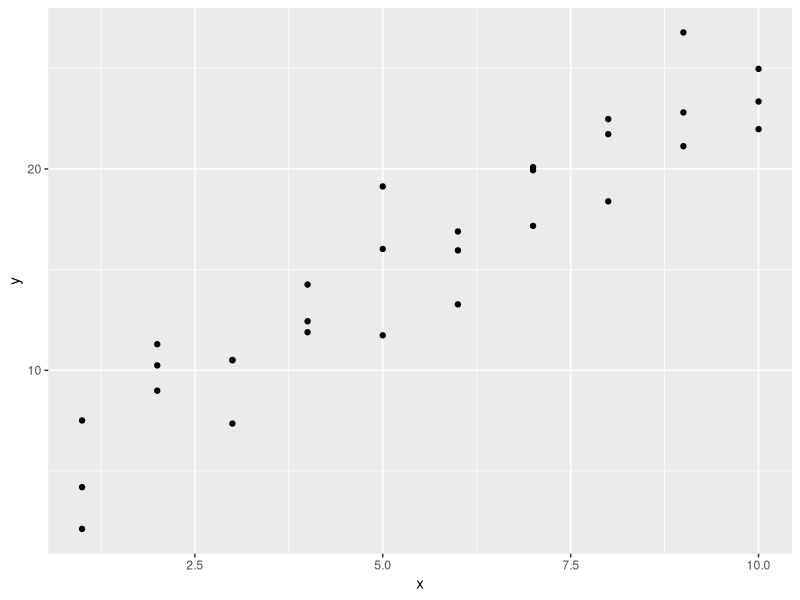
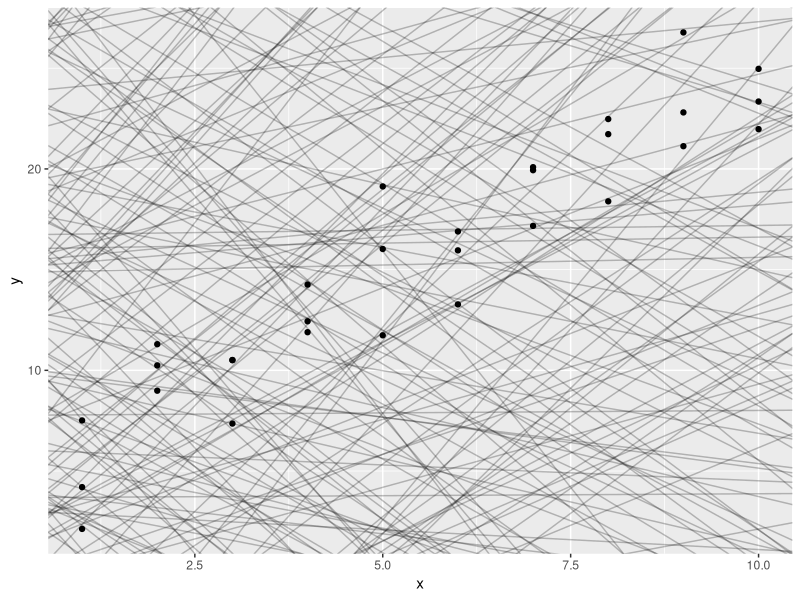
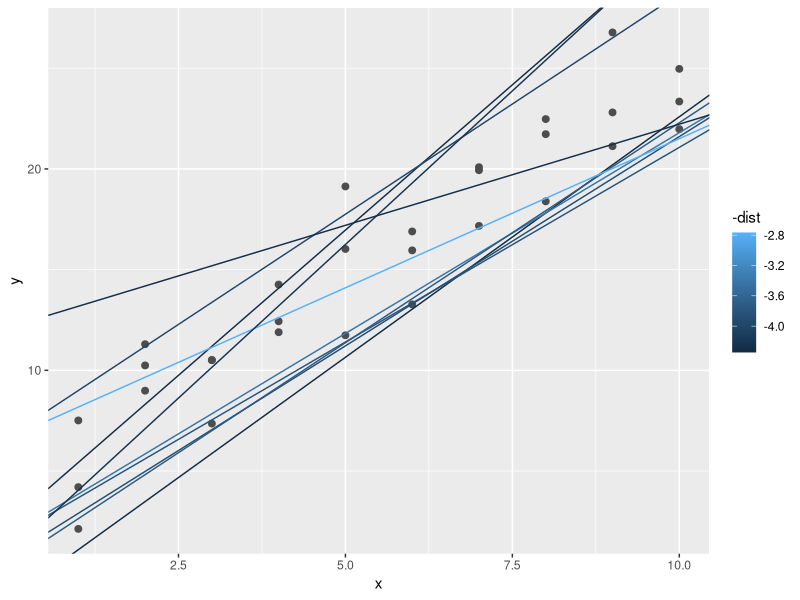
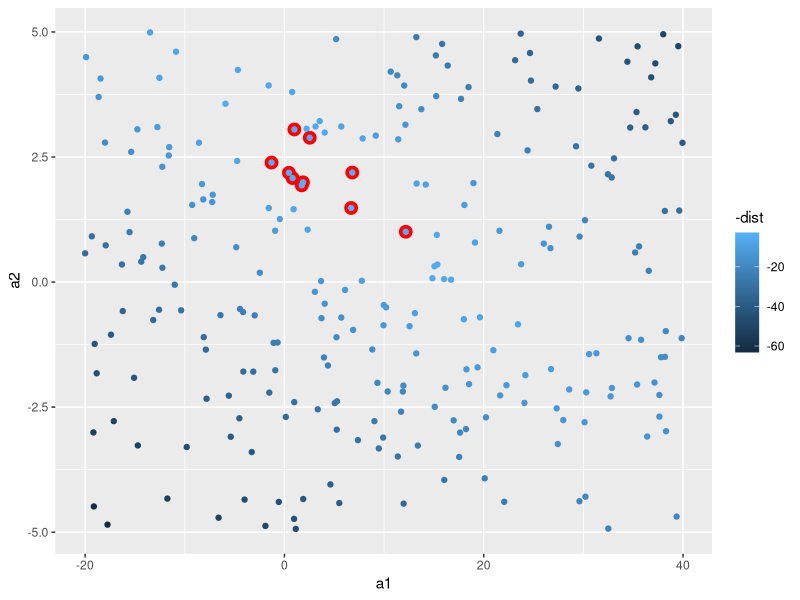
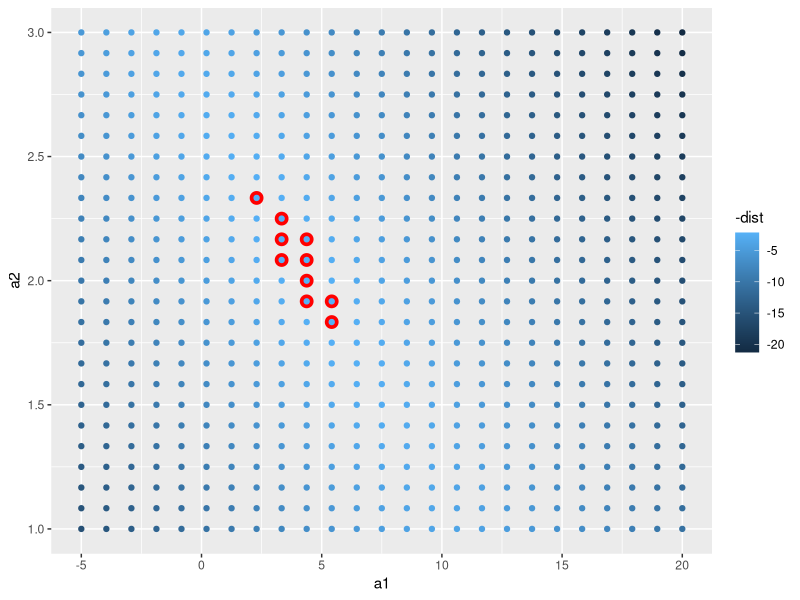
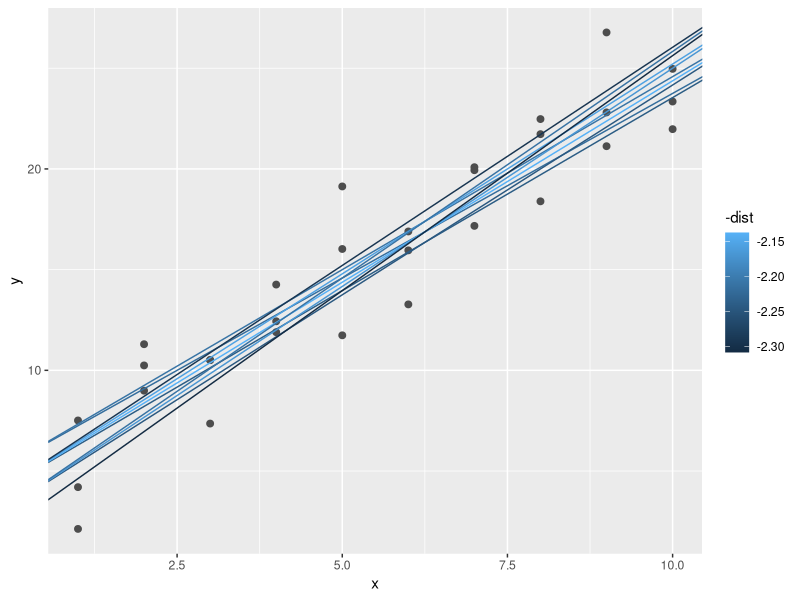
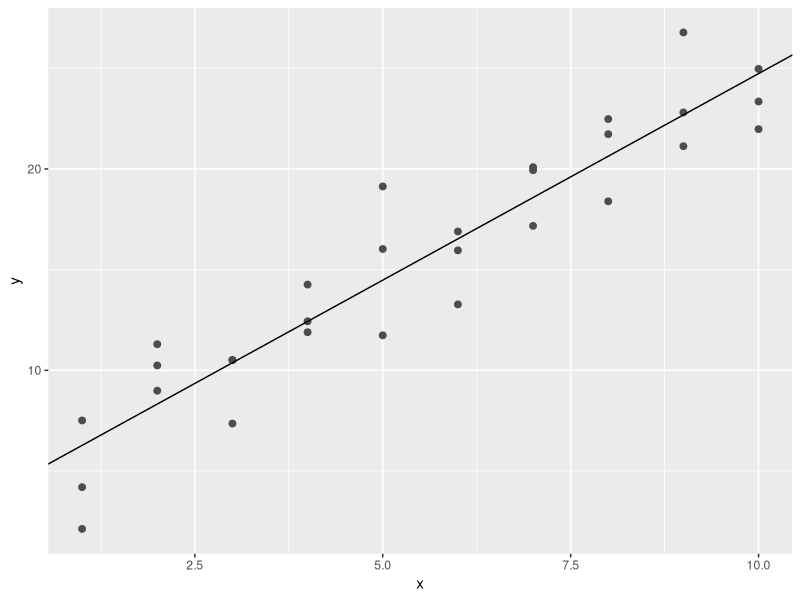
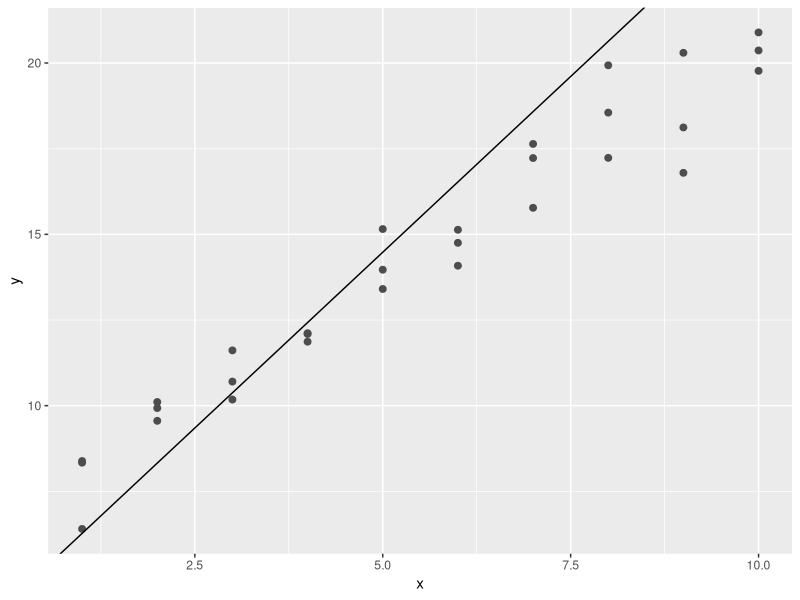

Write R code to recreate these figures, in order.
## ---- chunk 1
knitr::opts_chunk$set(echo = TRUE, error = TRUE)
## ---- chunk 2
library(tidyverse)

library(modelr)
options(na.action = na.warn)
## ---- chunk 3
ggplot(sim1, aes(x, y)) + 
  geom_point()

models <- tibble(
  a1 = runif(250, -20, 40),
  a2 = runif(250, -5, 5)
)

ggplot(sim1, aes(x, y)) + 
  geom_abline(aes(intercept = a1, slope = a2), data = models, alpha = 1/4) +
  geom_point() 

model1 <- function(a, data) {
  a[1] + data$x * a[2]
}

model1(c(7, 1.5), sim1)

measure_distance <- function(mod, data) {
  diff <- data$y - model1(mod, data)
  sqrt(mean(diff ^ 2))
}
measure_distance(c(7, 1.5), sim1)

sim1_dist <- function(a1, a2) {
  measure_distance(c(a1, a2), sim1)
}

models <- models %>% 
  mutate(dist = purrr::map2_dbl(a1, a2, sim1_dist))
models

ggplot(sim1, aes(x, y)) + 
  geom_point(size = 2, colour = "grey30") + 
  geom_abline(
    aes(intercept = a1, slope = a2, colour = -dist), 
    data = filter(models, rank(dist) <= 10)
  )

ggplot(models, aes(a1, a2)) +
  geom_point(data = filter(models, rank(dist) <= 10), size = 4, colour = "red") +
  geom_point(aes(colour = -dist))

grid <- expand.grid(
  a1 = seq(-5, 20, length = 25),
  a2 = seq(1, 3, length = 25)
  ) %>% 
  mutate(dist = purrr::map2_dbl(a1, a2, sim1_dist))

grid %>% 
  ggplot(aes(a1, a2)) +
  geom_point(data = filter(grid, rank(dist) <= 10), size = 4, colour = "red") +
  geom_point(aes(colour = -dist))


ggplot(sim1, aes(x, y)) + 
  geom_point(size = 2, colour = "grey30") + 
  geom_abline(
    aes(intercept = a1, slope = a2, colour = -dist), 
    data = filter(grid, rank(dist) <= 10)
  )

best <- optim(c(0, 0), measure_distance, data = sim1)
best$par

ggplot(sim1, aes(x, y)) + 
  geom_point(size = 2, colour = "grey30") + 
  geom_abline(intercept = best$par[1], slope = best$par[2])

sim1_mod <- lm(y ~ x, data = sim1)
coef(sim1_mod)
## ---- chunk 4
sim_models <- function(){
  sim1a <- tibble(
  x = rep(1:10, each = 3),
  y = x * 1.5 + 6 + rt(length(x), df = 2)
)

best <- optim(c(0, 0), measure_distance, data = sim1)
  
ggplot(sim1a, aes(x, y)) + 
  geom_point(size = 2, colour = "grey30") + 
  geom_abline(intercept = best$par[1], slope = best$par[2])
}

sim_models()
sim_models()
sim_models()
sim_models()
## ---- chunk 5
measure_distance <- function(mod, data) {
  diff <- data$y - model1(mod, data)
  sqrt(mean(diff ^ 2))
}

measure_distance2 <- function(mod, data) {
  diff <- data$y - model1(mod, data)
  mean(abs(diff))
}

best <- optim(c(0, 0), measure_distance, data = sim1)
best$par

best <- optim(c(0, 0), measure_distance2, data = sim1)
best$par

## ---- chunk 6
model1 <- function(a, data) {
  a[1] + data$x * a[2] + a[3]
}
